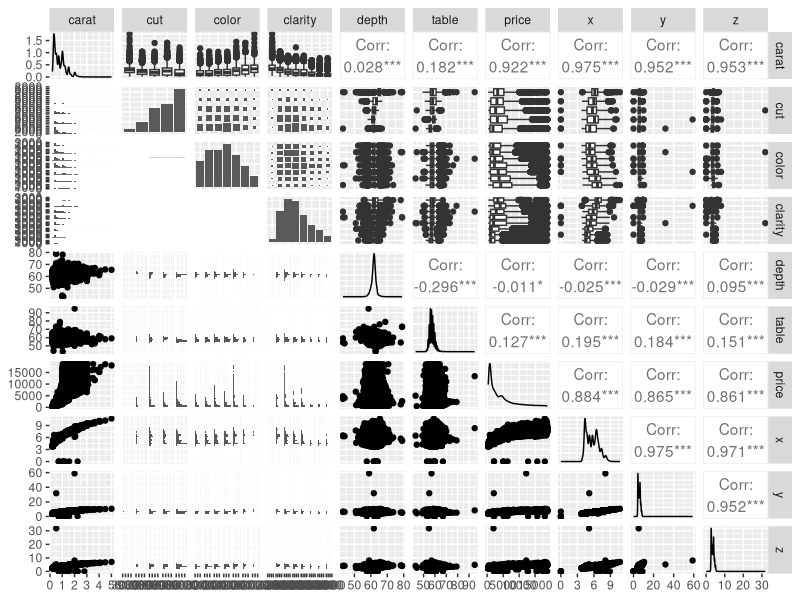
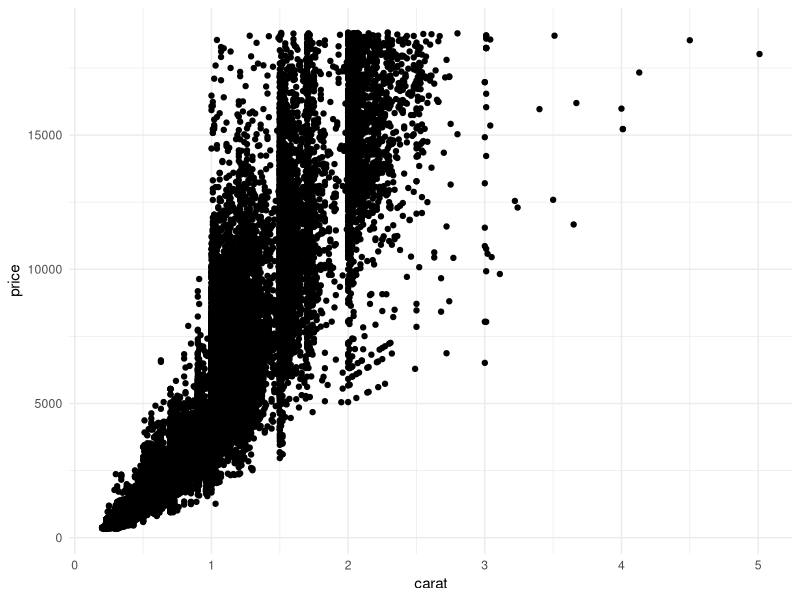
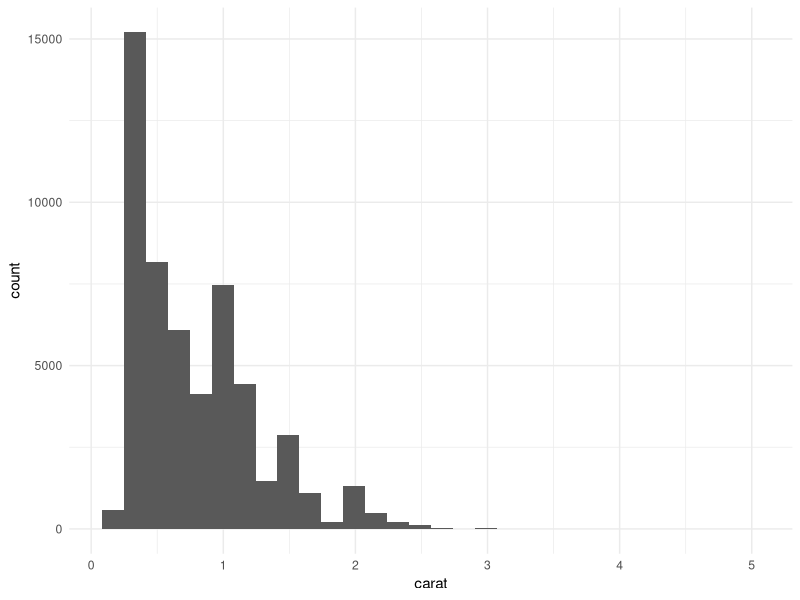

These figures' R source, in order:
## ---- chunk 1
library(tidyverse)
library(skimr)
library(GGally)
## ---- chunk 2
names(diamonds)

dim(diamonds)

summary(diamonds)

head(diamonds)

tail(diamonds)

skimr::skim(diamonds)
## ---- chunk 3
ggpairs(diamonds)
## ---- chunk 4
ggplot(data = diamonds, aes(x = carat, 
                            y = price)) + 
  geom_point() + 
  theme_minimal()
## ---- chunk 5
ggplot(data = diamonds, aes(x = carat)) + geom_histogram() + theme_minimal()
